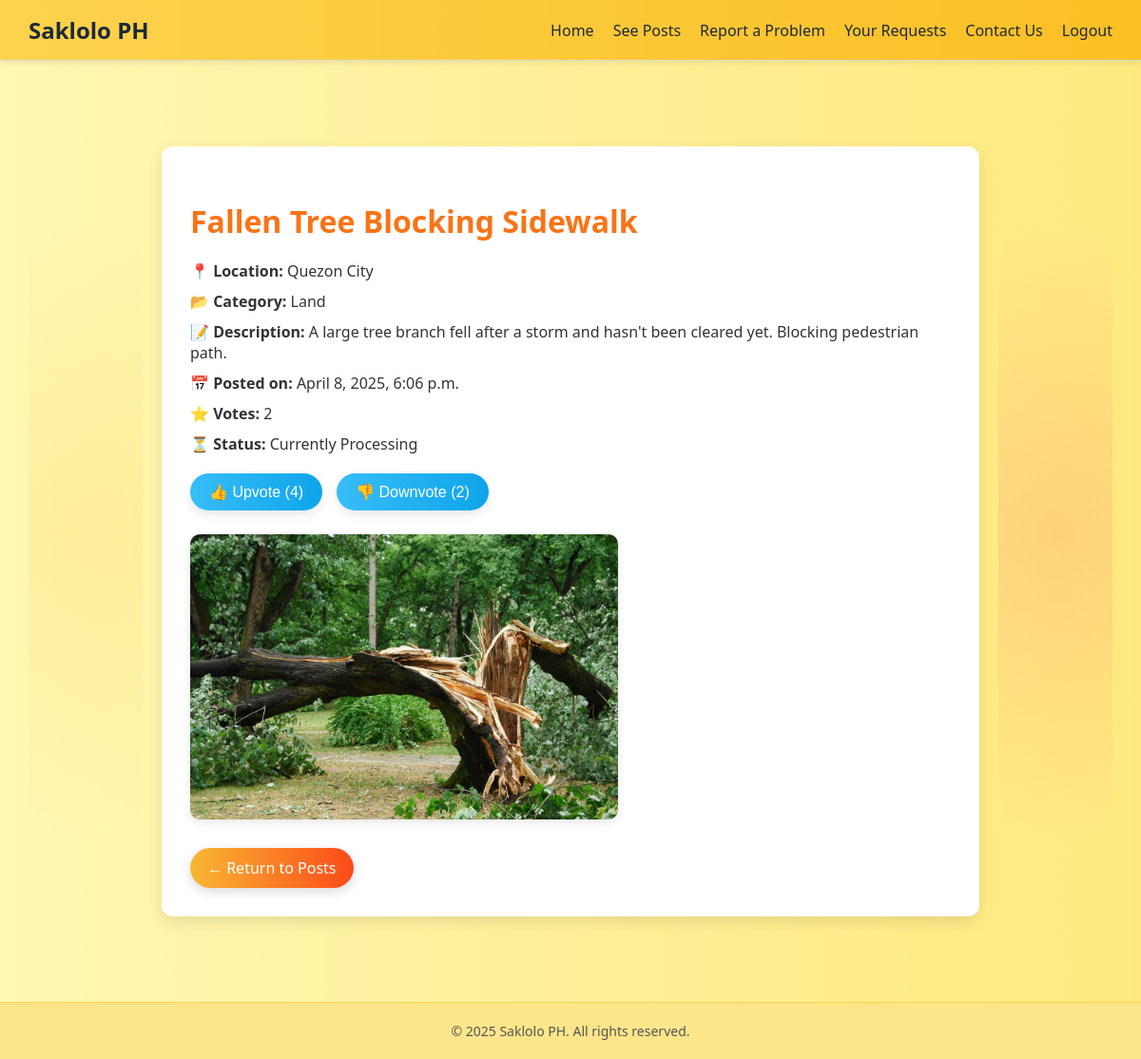
The app's page /post/9 (signed in) with its own data.
### report/models.py (models this page shows, shortened)
class Post(models.Model):
    user = models.ForeignKey(User, on_delete=models.CASCADE)
    title = models.CharField(max_length=255)
    category = models.CharField(max_length=20, choices=CATEGORY_CHOICES)
    location = models.CharField(max_length=255)
    date = models.DateTimeField(auto_now_add=True)
    description = models.TextField()
    upvotes = models.IntegerField(default=0)
    downvotes = models.IntegerField(default=0)
    def vote_score(self):
        return self.upvotes - self.downvotes

class PostImage(models.Model):
    image = models.ImageField(upload_to='post_images/', null=True)
    description = models.TextField(max_length=255, null=True, blank=True)
    post = models.ForeignKey(Post, related_name='images', on_delete=models.CASCADE)

### report/views.py (the view)
# urls.py: path('post/<int:pk>', PostDetailView.as_view(), name='post_detail'),
class PostDetailView(LoginRequiredMixin, DetailView):
    model = Post
    template_name = 'post_detail.html'
    redirect_field_name = ''

### templates/post_detail.html (shortened to what this page needs)
{% extends 'base.html' %}
{% load static %}
{% block content %}
<div class="page-wrapper">
    <div class="decor-left"></div>
    <div class="decor-right"></div>
    <div class="post-container">
        <h2>{{ post.title }}</h2>
        <div class="post-info">
            <p><strong>📍 Location:</strong> {{ post.location }}</p>
            <p><strong>📂 Category:</strong> {{ post.category }}</p>
            <p><strong>📝 Description:</strong> {{ post.description }}</p>
            <p><strong>📅 Posted on:</strong> {{ post.date }}</p>
            <p><strong>⭐ Votes:</strong> {{ post.vote_score }}</p>
            <p><strong>⏳ Status:</strong> Currently Processing</p>
        </div>
        <div class="vote-forms">
            <form action="{% url 'report:upvote_post' post.pk %}" method="post">
                <button type="submit">👍 Upvote ({{ post.upvotes }})</button>
            </form>
            <form action="{% url 'report:downvote_post' post.pk %}" method="post">
                <button type="submit">👎 Downvote ({{ post.downvotes }})</button>
            </form>
        </div>
        {% if post.images.all %}
            <div class="post-images">
                {% for image in post.images.all %}
                    <img src="{{ image.image.url }}" alt="{{ image.description }}">
                {% endfor %}
            </div>
        {% endif %}
        <a href="{% url 'report:post_list' %}" class="back-link">← Return to Posts</a>
    </div>
</div>
{% endblock %}

### templates/base.html (style rules this page uses)
body { margin: 0; font-family: 'Segoe UI', Tahoma, Geneva, Verdana, sans-serif; background-color: #fffef4; }

### templates/post_detail.html (style rules this page uses)
body { background: linear-gradient(to right, #fff7b2, #ffe97f); font-family: 'Segoe UI', Tahoma, Geneva, Verdana, sans-serif; color: #333; margin: 0; padding: 0; overflow-x: hidden; }
.page-wrapper { display: flex; justify-content: center; position: relative; padding: 60px 20px; }
.decor-left, .decor-right { position: absolute; top: 0; bottom: 0; width: 120px; background: radial-gradient(circle at center, #fcd34d50, transparent 70%); z-index: 1; }
.decor-left { left: 0; background: radial-gradient(circle at center, #fde68a80, transparent 70%); }
.decor-right { right: 0; background: radial-gradient(circle at center, #fdba7480, transparent 70%); }
.post-container { max-width: 800px; width: 100%; background-color: #fff; padding: 30px; border-radius: 12px; box-shadow: 0 6px 16px rgba(0, 0, 0, 0.1); position: relative; z-index: 10; }
h2 { font-size: 32px; margin-bottom: 20px; color: #f97316; }
.post-info p { margin: 10px 0; font-size: 16px; }
.vote-forms { display: flex; gap: 15px; margin: 20px 0; }
.vote-forms form { display: inline; }
.vote-forms button { padding: 10px 20px; font-size: 16px; border: none; border-radius: 25px; cursor: pointer; color: white; background: linear-gradient(to right, #38bdf8, #0ea5e9); transition: background 0.3s ease, transform 0.2s ease; box-shadow: 0 4px 12px rgba(0, 0, 0, 0.1); }
.post-images { margin-top: 25px; display: flex; gap: 12px; flex-wrap: wrap; }
.post-images img { max-width: 100%; max-height: 300px; border-radius: 10px; box-shadow: 0 3px 10px rgba(0, 0, 0, 0.1); }
.back-link { display: inline-block; margin-top: 30px; text-decoration: none; font-size: 16px; background: linear-gradient(to right, #f7b733, #fc4a1a); color: white; padding: 10px 18px; border-radius: 25px; transition: all 0.3s ease; box-shadow: 0 4px 12px rgba(0, 0, 0, 0.15); }

### records on screen
Post: title "Fallen Tree Blocking Sidewalk", location "Quezon City", category "Land", description "A large tree branch fell after a storm and hasn't been cleared yet. Blocking pedestrian path.", date "April 8, 2025, 6:06 p.m.", vote_score "2", upvotes "4", downvotes "2"
PostImage: image (picture)
